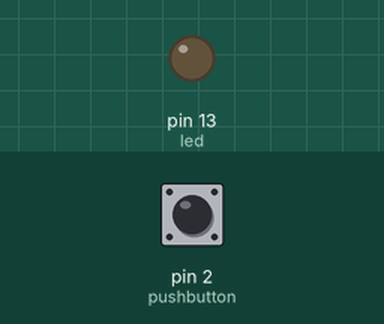
Bench run of a sketch on a simulated Arduino Uno, built with avr-gcc and run on an emulated ATmega328P. Parts: output pins drawn as LEDs (lit = HIGH). Inputs (shaded band) come from the test bench; at power-on: pin 2 (pushbutton) HIGH.

Above: at 1.2 s.
1.3 s: pin 2 (pushbutton) pulled LOW for 0.15 s
At 1.6 s:
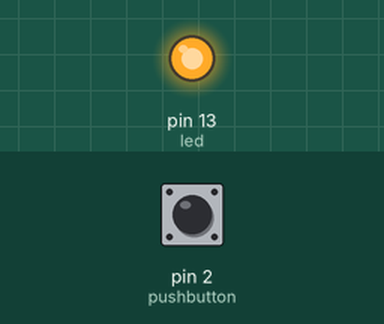
2.9 s: pin 2 (pushbutton) pulled LOW for 1 s
At 4.0 s:
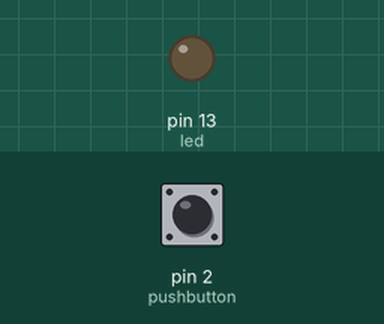
5.4 s: pin 2 (pushbutton) pulled LOW for 3.2 s
At 5.9 s:
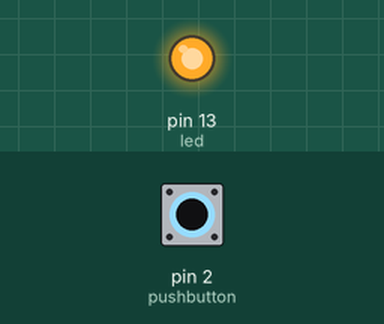
Timing chart, 0 to 8.4 s (numbered marks = the images above; inputs shaded):
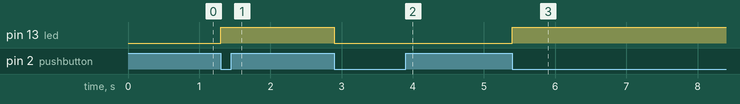

Measured:
- after the input at 1.3 s, pin 13 (led): LOW → HIGH at once
- after the input at 2.9 s, pin 13 (led): HIGH → LOW at once
- after the input at 5.4 s, pin 13 (led): LOW → HIGH at once

The sketch:

botao.ino
```cpp
int pushbutton = 2;
int led = 13;
bool estadoled = 0;

void setup()
{
  pinMode(pushbutton, INPUT_PULLUP);
  pinMode(led, OUTPUT);
}

void loop()
{
  if (digitalRead(pushbutton) == LOW)
  {
    estadoled = !estadoled;
    digitalWrite(led, estadoled);
    while (digitalRead(pushbutton) == LOW);
    delay(100);
  }
}
```
